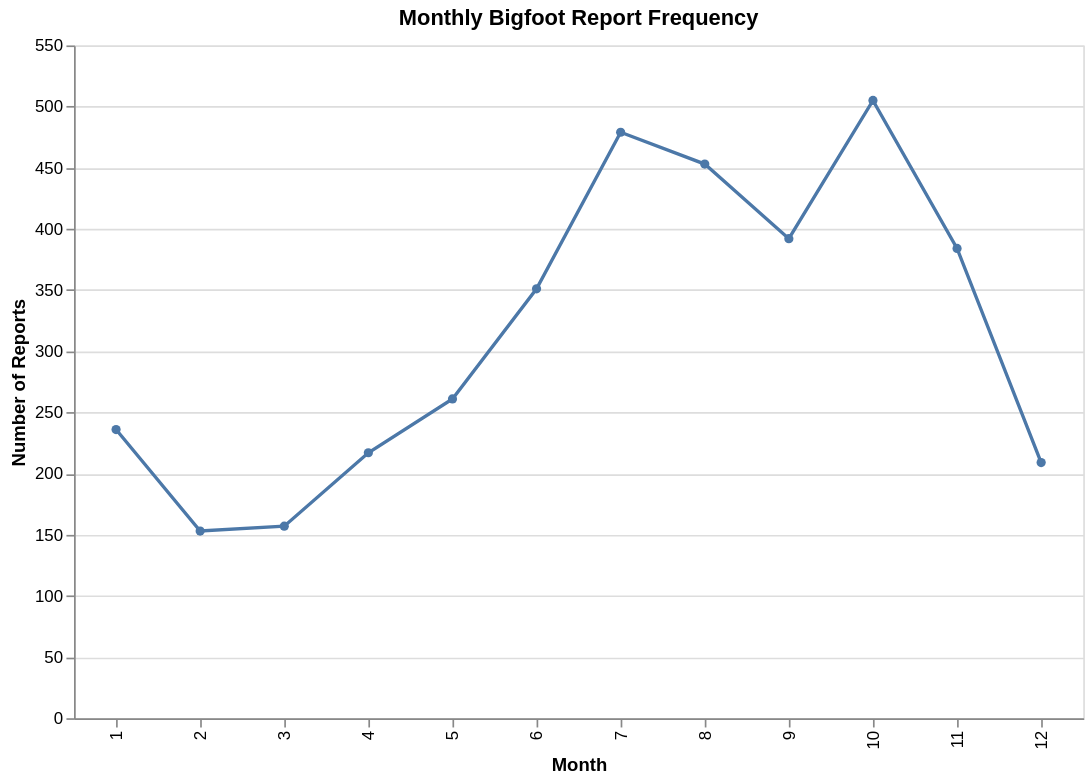

The notebook cell this image was saved under:
### Markdown cell above
This bar chart visualizes the number of reported Bigfoot sightings in each U.S. state, grouped and filtered by geographical regions: West, Midwest, South, and Northeast. Each time a region is selected from the dropdown menu, the chart dynamically updates to display only the states within that region and their corresponding sighting counts. The x-axis represents the state names (nominal encoding), and the y-axis shows the number of sightings (quantitative encoding). I used color to distinguish the bars, but disabled the legend to keep the visual minimal since the region context is already provided by the dropdown. The interactivity enables viewers to focus on one region at a time, reducing visual clutter and allowing for easier comparison within regions. On the data processing side, I mapped each state name to its corresponding U.S. Census Bureau-defined region using a Python dictionary, filtered out rows without valid state or region data, and grouped the data by both state and region to count the sightings. This transformation enabled the interactivity to be functional and meaningful. This plot goes beyond default pan/zoom by incorporating a region-level dropdown filter, making the visualization both clearer and more engaging.

### Code cell
#Monthly Bigfoot Report Frequency
df['date'] = pd.to_datetime(df['date'], errors='coerce')

df = df[df['date'].notna()].copy()

df['month'] = df['date'].dt.month

monthly_counts = df.groupby('month').size().reset_index(name='count')

chart2 = alt.Chart(monthly_counts).mark_line(point=True).encode(
    x=alt.X('month:O', title='Month', sort=list(range(1, 13))),
    y=alt.Y('count:Q', title='Number of Reports'),
    tooltip=['month:O', 'count:Q']
).properties(
    title='Monthly Bigfoot Report Frequency',
    width=600,
    height=400
).interactive()

chart2.save("chart2.html")

chart2

### Figure 1 — Vega-Lite specification as saved in the notebook (floating-point values rounded to 4 significant figures)
{"config": {"view": {"continuousWidth": 300, "continuousHeight": 300}}, "data": {"name": "data-fefc79f297954a85523c633d730c67f9"}, "mark": {"type": "line", "point": true}, "encoding": {"tooltip": [{"field": "month", "type": "ordinal"}, {"field": "count", "type": "quantitative"}], "x": {"field": "month", "sort": [1, 2, 3, 4, 5, 6, 7, 8, 9, 10, 11, 12], "title": "Month", "type": "ordinal"}, "y": {"field": "count", "title": "Number of Reports", "type": "quantitative"}}, "height": 400, "params": [{"name": "param_18", "select": {"type": "interval", "encodings": ["x", "y"]}, "bind": "scales"}], "title": "Monthly Bigfoot Report Frequency", "width": 600, "$schema": "https://vega.github.io/schema/vega-lite/v5.20.1.json", "datasets": {"data-fefc79f297954a85523c633d730c67f9": [{"month": 1, "count": 236}, {"month": 2, "count": 153}, {"month": 3, "count": 157}, {"month": 4, "count": 217}, {"month": 5, "count": 261}, {"month": 6, "count": 351}, {"month": 7, "count": 479}, {"month": 8, "count": 453}, {"month": 9, "count": 392}, {"month": 10, "count": 505}, {"month": 11, "count": 384}, {"month": 12, "count": 209}]}}
